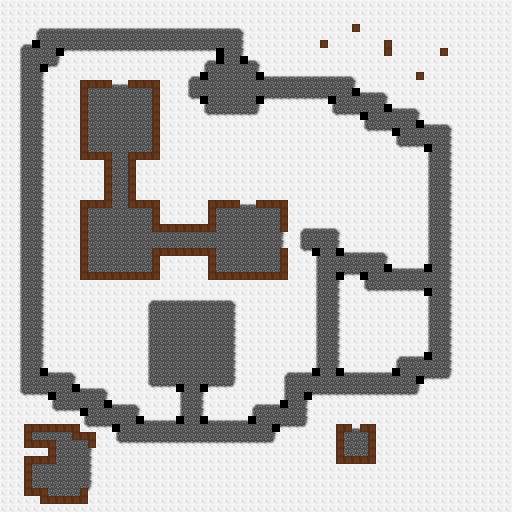

The image is a tile-based game level rendered from a .tmx file. Its description and source (layers, tilesets, objects; grid data summarised) follow:
An orthogonal 64x64 tile map with 8x8 px tiles, 1 tile layer (tiles) and 34 objects.

<map version="1.5" tiledversion="1.7.2" orientation="orthogonal" renderorder="right-down" width="64" height="64" tilewidth="8" tileheight="8" infinite="0" nextlayerid="6" nextobjectid="109">
 <editorsettings>
  <export target="map_alton.json" format="json" />
 </editorsettings>
 <tileset firstgid="1" name="tilemap_alton" tilewidth="8" tileheight="8" tilecount="1024" columns="32">
  <image source="tilemap.png" width="256" height="256" />
 </tileset>
 <layer id="1" name="tiles" width="64" height="64">
  <data>[4096 cells, 4096 non-empty, 15 distinct tile ids]</data>
 </layer>
 <objectgroup id="5" name="entities">
  <object id="69" gid="193" x="279" y="160.333" width="8" height="8" />
  <object id="70" gid="193" x="273.667" y="173" width="8" height="8" />
  <object id="73" gid="193" x="286.667" y="169" width="8" height="8" />
  <object id="74" gid="193" x="391.333" y="218.667" width="8" height="8" />
  <object id="75" gid="193" x="386.333" y="226" width="8" height="8" />
  <object id="76" gid="193" x="397" y="227" width="8" height="8" />
  <object id="77" gid="193" x="373.667" y="329.667" width="8" height="8" />
  <object id="78" gid="193" x="366.667" y="340.333" width="8" height="8" />
  <object id="79" gid="193" x="379.333" y="338" width="8" height="8" />
  <object id="80" gid="193" x="72.3333" y="62" width="8" height="8" />
  <object id="81" gid="193" x="105.333" y="61" width="8" height="8" />
  <object id="83" gid="193" x="137.333" y="61.3333" width="8" height="8" />
  <object id="84" gid="193" x="171" y="61.3333" width="8" height="8" />
  <object id="85" gid="193" x="71.6667" y="23" width="8" height="8" />
  <object id="86" gid="193" x="104" y="23.6667" width="8" height="8" />
  <object id="87" gid="193" x="143.333" y="25.3333" width="8" height="8" />
  <object id="88" gid="193" x="171.667" y="22.6667" width="8" height="8" />
  <object id="89" gid="193" x="8.75" y="78.5" width="8" height="8" />
  <object id="91" gid="193" x="8" y="190.75" width="8" height="8" />
  <object id="92" gid="193" x="8.75" y="359" width="8" height="8" />
  <object id="93" gid="193" x="45.75" y="360.25" width="8" height="8" />
  <object id="94" gid="193" x="44.5" y="189" width="8" height="8" />
  <object id="95" gid="193" x="45.25" y="80.25" width="8" height="8" />
  <object id="96" gid="193" x="93.5" y="329.75" width="8" height="8" />
  <object id="97" gid="193" x="89.25" y="337.75" width="8" height="8" />
  <object id="98" gid="193" x="100.75" y="338" width="8" height="8" />
  <object id="99" gid="193" x="264.25" y="331" width="8" height="8" />
  <object id="100" gid="193" x="262" y="340.75" width="8" height="8" />
  <object id="101" gid="193" x="271.75" y="337.75" width="8" height="8" />
  <object id="102" gid="193" x="332" y="54.6667" width="8" height="8" />
  <object id="105" gid="193" x="362" y="55.3333" width="8" height="8" />
  <object id="106" gid="193" x="328" y="27.6667" width="8" height="8" />
  <object id="107" gid="193" x="408.333" y="55" width="8" height="8" />
  <object id="108" gid="193" x="383" y="74.6667" width="8" height="8" />
 </objectgroup>
</map>